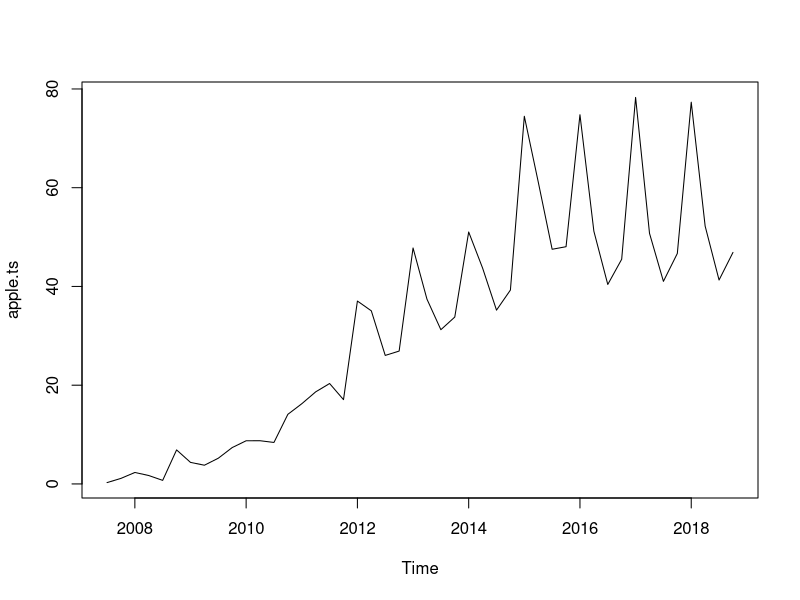
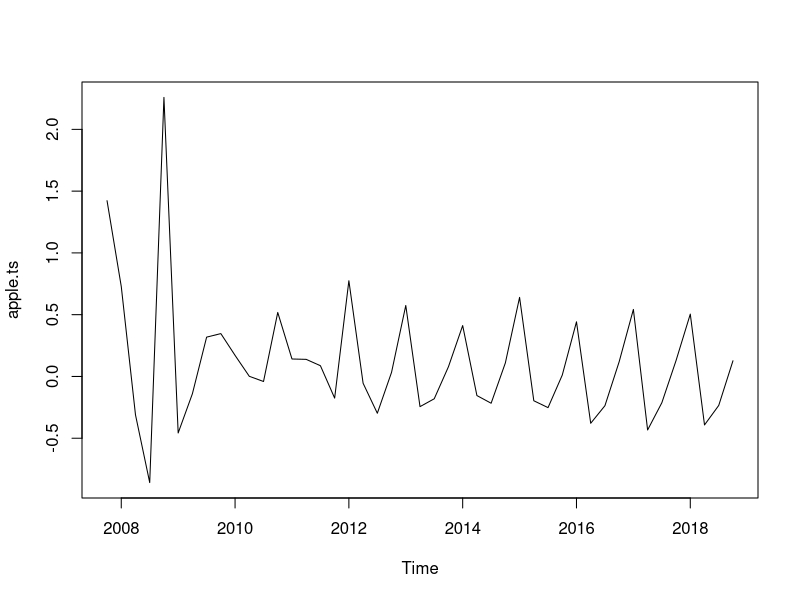
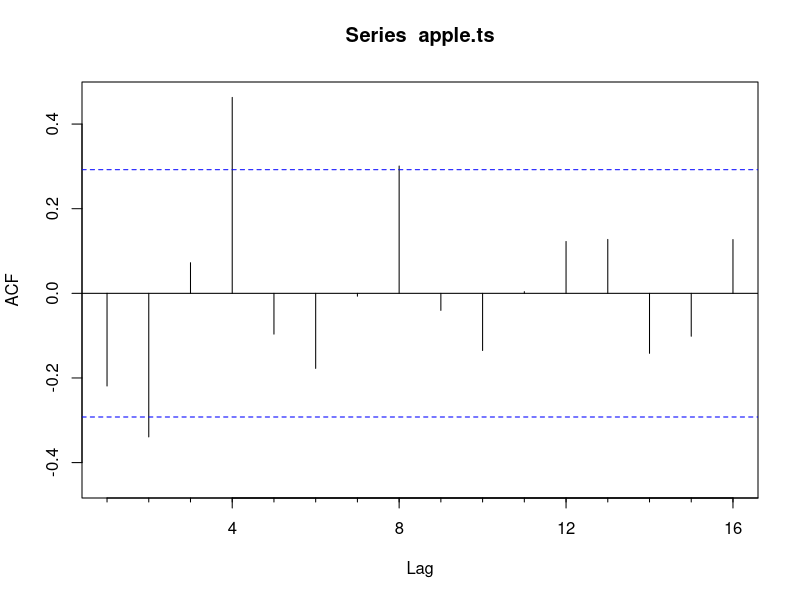
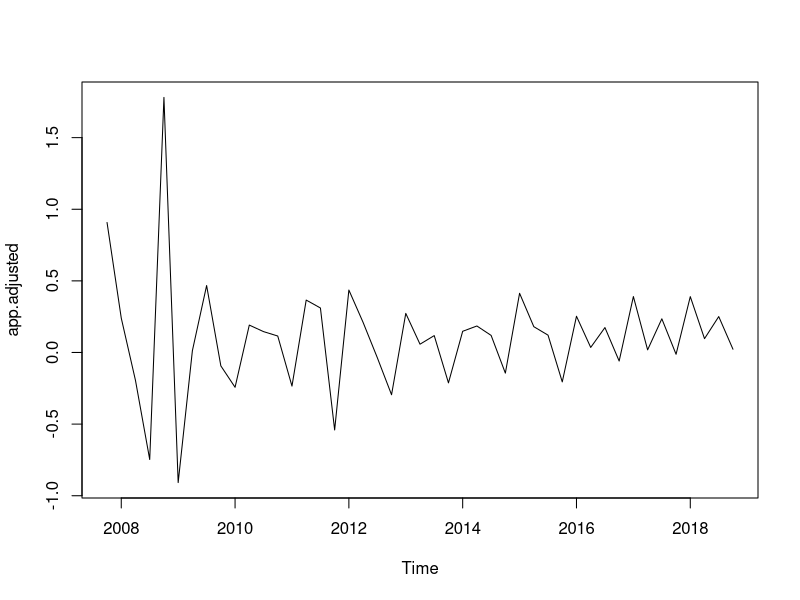
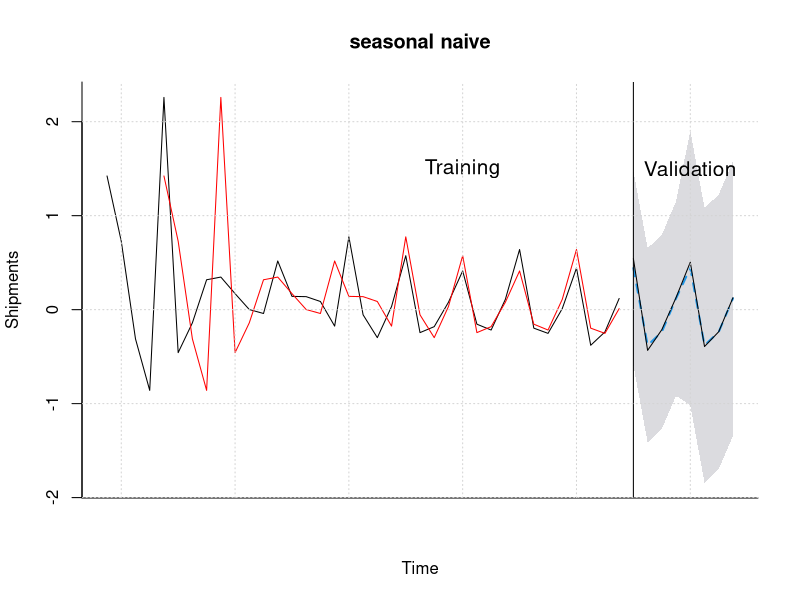
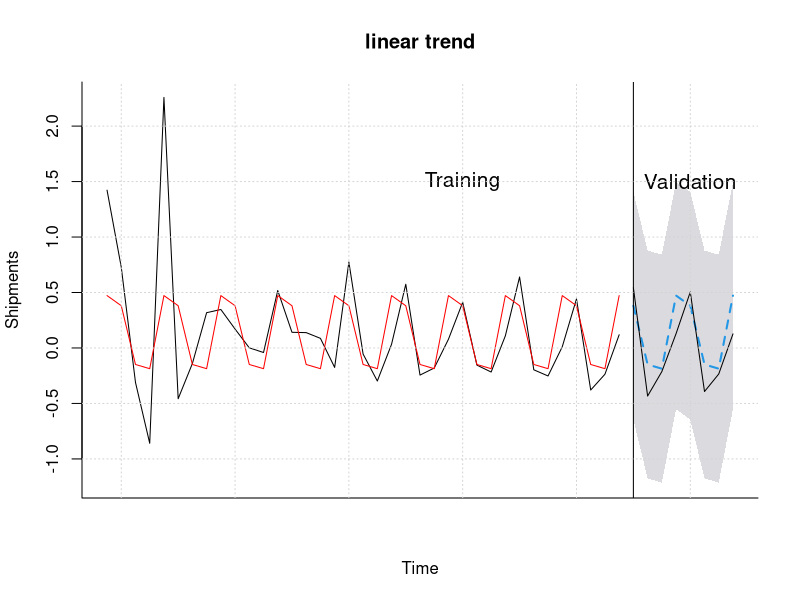
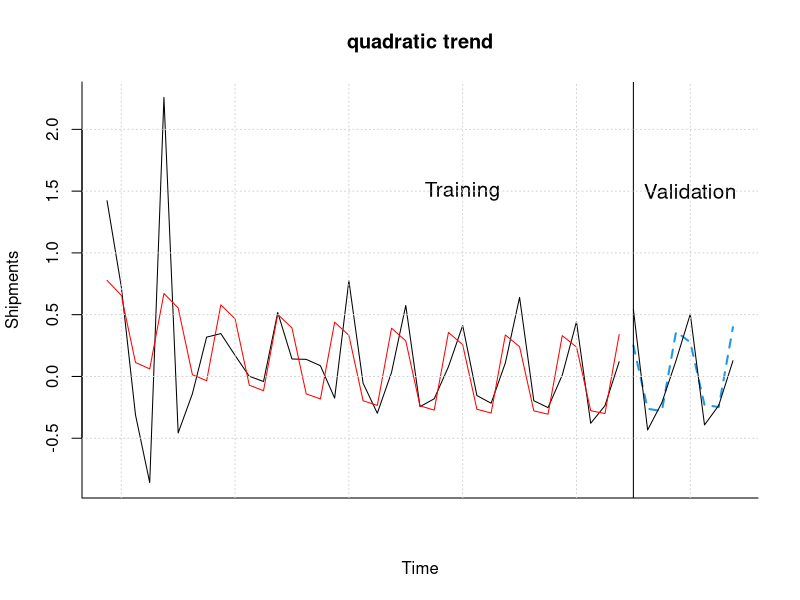
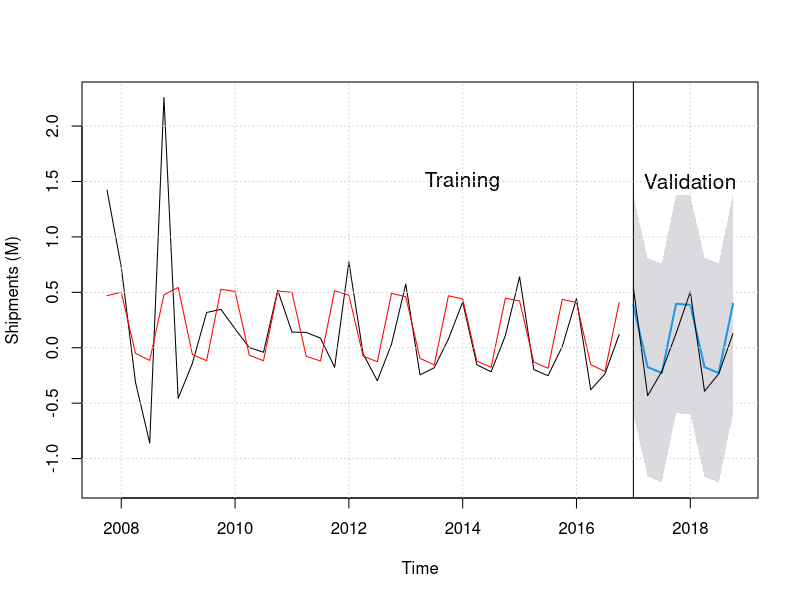

Reproduce these figures in R, in order.
## ---- chunk 1
library(readxl); library(forecast); library(urca); library(tseries); library(zoo)
## ---- chunk 2
#load the time series
apple_shipments <- read_excel("apple shipments.xlsx",sheet = "Data")

apple.ts <- ts(apple_shipments$`iPhone Unit Sales (M)`,start=c(2007,3),freq=4)
plot(apple.ts)

## ---- chunk 3
#focus on the growth rate
apple.ts <- diff(log(apple.ts))

#check for trend and seasonality using eyeball
plot(apple.ts)
## ---- chunk 4
#check Autocorrelation
Acf(apple.ts)
## ---- chunk 5
#before conducting DF test, we need to deseasonalize the data
#deseasonalize the data
app.mod <- tslm(apple.ts ~ trend + season)
appmean <- mean(apple.ts)
appdes <- app.mod$residuals + appmean

#add the trend back
app.adjusted <- appdes + app.mod$coefficients[2]*(1:T)
plot(app.adjusted)

#Dickey-Fuller on trending 
#considering that 59.5105 is larger than 9.31. We reject the null hypothesis. 
print(summary(ur.df(app.adjusted,type=c("trend"),selectlags="BIC")))

#Augmented Dicky-Fuller
#Test result indicates that the series is stationary under 0.05 confidence level
adf.test(app.adjusted)
## ---- chunk 6
#split the training and validation dataset
train.ts <- window(apple.ts, end = c(2016,4))
valid.ts <- window(apple.ts, start = c(2017, 1))

T <- length(apple.ts)
T1 <- length(train.ts)
stepsAhead <- length(valid.ts)
## ---- chunk 7
# fit seasonal naive model
naive.lm <- snaive(train.ts, h = stepsAhead, level = 95)
accuracy(naive.lm, valid.ts)
plot(naive.lm,  ylab = "Shipments", xlab = "Time", bty = "l",xaxt="n", 
     main="seasonal naive", flty = 2)
lines(naive.lm$fitted, col="red")
lines(valid.ts)
abline(v=2017, col="black")
text(2014, 1.5, "Training",cex=1.25)
text(2018, 1.5, "Validation",cex=1.25)
grid()
## ---- chunk 8
# fit  linear model with seasonality and no trend and perform forecasts
apple.lm <-  tslm(train.ts ~ season)
apple.lm.pred <- forecast(apple.lm, h = stepsAhead, level = 95)
summary(apple.lm)
accuracy(apple.lm.pred, valid.ts)

plot(apple.lm.pred, ylab = "Shipments",bty='l',xlab = "Time",xaxt="n", 
     main = "linear trend", flty = 2)
lines(apple.lm$fitted, col="red")
lines(valid.ts)
abline(v=2017, col="black")
text(2014, 1.5, "Training",cex=1.25)
text(2018, 1.5, "Validation",cex=1.25)
grid()
## ---- chunk 9
# fit linear model with seasonality and quadratic trend model and perform forecasts
quadratic.lm <-  tslm(train.ts ~ trend + I(trend^2) + season)
quadratic.lm.pred <- forecast(quadratic.lm, h = stepsAhead, level = 0)
accuracy(quadratic.lm.pred, valid.ts)

plot(quadratic.lm.pred, ylab = "Shipments",bty='l',xlab = "Time",xaxt="n", 
     main = "quadratic trend", flty = 2)
lines(quadratic.lm$fitted, col="red")
lines(valid.ts)
abline(v=2017, col="black")
text(2014, 1.5, "Training",cex=1.25)
text(2018, 1.5, "Validation",cex=1.25)
grid()
## ---- chunk 10
# First, let ets estimate additive or multiplicative trend/seasonal filter
auto.ses <- ets(train.ts)
# Now, build forecasts for validation periods (uses no data in validation)
auto.ses.pred <- forecast(auto.ses, h=stepsAhead, level=95)
accuracy(auto.ses.pred, valid.ts)

# plot all the results
plot(auto.ses.pred, ylab="Shipments (M)", xlab="Time",  main="", flty=1)
lines(auto.ses.pred$fitted, col = "red")
lines(valid.ts)
abline(v=2017, col="black")
text(2014, 1.5, "Training",cex=1.25)
text(2018, 1.5, "Validation",cex=1.25)
grid()
## ---- chunk 11
# find an ets filter with better accuracy 
ses <- ets(train.ts, model="AAA")

# Now, build forecasts for validation periods (uses no data there)
ses.pred <- forecast(ses, h=stepsAhead, level=0.95)
accuracy(ses.pred, valid.ts)

# plot all the results
plot(ses.pred, ylab="Shipments (M)", xlab="Time",  main="", flty=1)
lines(ses.pred$fitted, col="red")
lines(valid.ts)
abline(v=2017, col="black")
text(2014, 1.5, "Training",cex=1.25)
text(2018, 1.5, "Validation",cex=1.25)
grid()
## ---- chunk 12
#ARIMA without trend

#auto tune based on bic
forecast.mod <- auto.arima(train.ts,d=0,ic="bic",seasonal=TRUE)
forecast.mod
# forecast - no information from validation period
arima.no.trend <- forecast(forecast.mod, h = stepsAhead, level=95)
#accuracy in validation period
accuracy(arima.no.trend, valid.ts)

# plot all the results
plot(arima.no.trend, ylab="Shipments (M)", xlab="Time",  main="", flty=1)
lines(arima.no.trend$fitted, col="red")
lines(valid.ts)
abline(v=2017, col="black")
text(2014, 1.5, "Training",cex=1.25)
text(2018, 1.5, "Validation",cex=1.25)
grid()
## ---- chunk 13
#one step ahead in validation
onestep.notrend.arima <- Arima(valid.ts, model = forecast.mod)
#accuracy for one-step ahead
accuracy(onestep.notrend.arima$fitted, valid.ts)

#plot the forecasting results
plot(onestep.notrend.arima$fitted, ylab="Shipments (M)", xlab="Time",  main="",col = "red")
lines(valid.ts)
## ---- chunk 14
#ARIMA with trend (ARIMAX)

#check the best model parameters based on bic
forecast.mod.up <- auto.arima(train.ts,d=0,ic="bic",seasonal=TRUE,xreg = 1:T1)
#print(summary(forecast.mod.up))

#conduct best Arima model with trend on training dataset
trend.arima <- Arima(train.ts,order=c(2,0,0),seasonal = list(order = c(1,0,0), period = 4), xreg=1:T1)

# forecast - no information from validation period
valid.trend <- forecast(trend.arima, xreg = (T1+1):T, h=stepsAhead, level=0)

#accuracy in validation period
accuracy(valid.trend, valid.ts)

# plot all the results
plot(valid.trend, ylab="Shipments (M)", xlab="Time",  main="", flty=1)
lines(valid.trend$fitted, col="red")
lines(valid.ts)
abline(v=2017, col="black")
text(2014, 1.5, "Training",cex=1.25)
text(2018, 1.5, "Validation",cex=1.25)
grid()
## ---- chunk 15
#one step ahead in validation
onestep.mod <- Arima(valid.ts, xreg=(T1+1):T, model=trend.arima)
#accuracy for one-step ahead
accuracy(onestep.mod$fitted, valid.ts)

#plot the forecasting results
plot(onestep.notrend.arima$fitted, ylab="Shipments (M)", xlab="Time",  main="",col = "red")
lines(valid.ts)
## ---- chunk 16
#DM tests to compare this two forecasts
print(dm.test(onestep.notrend.arima$residuals, onestep.mod$residuals, alternative="less"))
## ---- chunk 17
print("snaive")
print(accuracy(naive.lm, valid.ts))
print("linear model with seasonality and no trend")
print(accuracy(apple.lm.pred, valid.ts))
print("quadratic model with trend")
print(accuracy(quadratic.lm.pred, valid.ts))
print("ETS")
print(accuracy(ses.pred, valid.ts))
print("ARIMA without trend")
print(accuracy(onestep.notrend.arima$fitted, valid.ts))
print("ARIMA with trend/ ARIMAX")
print(accuracy(onestep.mod$fitted, valid.ts))

## ---- chunk 18
#Cross validation on snaive model
naive_cv<-function(x,h){
  naive.lm <- snaive(x, h = h, level = 0)
}
# call forecast cross val function
eCV <- tsCV(apple.ts,naive_cv, h=1)
rmseCV <- sqrt( mean( eCV^2,na.rm=TRUE))

eCVValid <- eCV[-(1:T1) ]
rmseCVValid <- sqrt( mean( eCVValid^2,na.rm=TRUE))

print(" Snaive RMSE--------------------")
accuracy(naive.lm, valid.ts)
print(" Snaive RMSE with Cross Validation --------------------")
print(sprintf("Train %f",rmseCV))
print(sprintf(" Valid %f",rmseCVValid))

## ---- chunk 19
# recursive forecast on ARIMA without trend /ARIMA(0,0,2)(1,0,0)[4] 
# Begin recursive forecast  
rfcast <- rep(0,stepsAhead)

for (i in 0:(stepsAhead-1)) {
  # move window along one point each time
  full.train <- window(apple.ts,end=c(2016,4+i))
  # train on recursive window
  recur.model <- Arima(full.train,order=c(0,0,2),seasonal=list(order=c(1,0,0),period=4))
  # fit validation period using this model
  onestep <- Arima(valid.ts,model=recur.model)
  tempfit <- fitted(onestep)
  # forecast is the i+1 element of the fitted model
  rfcast[i+1] <- tempfit[i+1]
}

rfcast.ts <- ts(rfcast,start=c(2017,1),freq=4)


# look at model accuracy

print("ARIMA(0,0,2)(1,0,0)[4]  ")
print(accuracy(onestep.notrend.arima$fitted,valid.ts))

print("Recursive ARIMA(0,0,2)(1,0,0)[4]  ")
print(accuracy(rfcast.ts,valid.ts))

